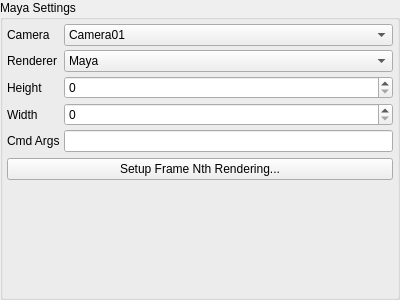
<?xml version="1.0" encoding="UTF-8"?>
<ui version="4.0">
 <class>JobMayaSettingsWidgetUI</class>
 <widget class="QGroupBox" name="JobMayaSettingsWidgetUI">
  <property name="geometry">
   <rect>
    <x>0</x>
    <y>0</y>
    <width>400</width>
    <height>300</height>
   </rect>
  </property>
  <property name="windowTitle">
   <string>GroupBox</string>
  </property>
  <property name="title">
   <string>Maya Settings</string>
  </property>
  <layout class="QVBoxLayout" name="mVerticalLayout">
   <property name="margin">
    <number>4</number>
   </property>
   <item>
    <layout class="QGridLayout">
     <property name="margin">
      <number>0</number>
     </property>
     <property name="spacing">
      <number>4</number>
     </property>
     <item row="1" column="0">
      <widget class="QLabel" name="label">
       <property name="text">
        <string>Renderer</string>
       </property>
      </widget>
     </item>
     <item row="1" column="1">
      <widget class="QComboBox" name="RendererCombo">
       <item>
        <property name="text">
         <string>Maya</string>
        </property>
       </item>
       <item>
        <property name="text">
         <string>MentalRay</string>
        </property>
       </item>
       <item>
        <property name="text">
         <string>Renderman</string>
        </property>
       </item>
      </widget>
     </item>
     <item row="3" column="0">
      <widget class="QLabel" name="textLabel9">
       <property name="text">
        <string>Width</string>
       </property>
      </widget>
     </item>
     <item row="2" column="0">
      <widget class="QLabel" name="textLabel8">
       <property name="text">
        <string>Height</string>
       </property>
      </widget>
     </item>
     <item row="2" column="1">
      <widget class="FieldSpinBox" name="mHeightSpin">
       <property name="maximum">
        <number>1000000</number>
       </property>
       <property name="field" stdset="0">
        <string>height</string>
       </property>
      </widget>
     </item>
     <item row="0" column="0">
      <widget class="QLabel" name="textLabel7">
       <property name="text">
        <string>Camera</string>
       </property>
      </widget>
     </item>
     <item row="3" column="1">
      <widget class="FieldSpinBox" name="mWidthSpin">
       <property name="maximum">
        <number>1000000</number>
       </property>
       <property name="field" stdset="0">
        <string>width</string>
       </property>
      </widget>
     </item>
     <item row="0" column="1">
      <widget class="QComboBox" name="CameraCombo">
       <property name="enabled">
        <bool>true</bool>
       </property>
       <property name="sizePolicy">
        <sizepolicy hsizetype="Preferred" vsizetype="Fixed">
         <horstretch>0</horstretch>
         <verstretch>0</verstretch>
        </sizepolicy>
       </property>
       <property name="minimumSize">
        <size>
         <width>160</width>
         <height>0</height>
        </size>
       </property>
       <item>
        <property name="text">
         <string>Camera01</string>
        </property>
       </item>
      </widget>
     </item>
     <item row="4" column="0">
      <widget class="QLabel" name="label_2">
       <property name="text">
        <string>Cmd Args</string>
       </property>
      </widget>
     </item>
     <item row="4" column="1">
      <widget class="FieldLineEdit" name="mAppendEdit">
       <property name="field" stdset="0">
        <string>append</string>
       </property>
      </widget>
     </item>
    </layout>
   </item>
   <item>
    <widget class="QPushButton" name="mSetupFrameNthButton">
     <property name="text">
      <string>Setup Frame Nth Rendering...</string>
     </property>
    </widget>
   </item>
   <item>
    <spacer name="spacer">
     <property name="orientation">
      <enum>Qt::Vertical</enum>
     </property>
     <property name="sizeType">
      <enum>QSizePolicy::Expanding</enum>
     </property>
     <property name="sizeHint" stdset="0">
      <size>
       <width>20</width>
       <height>90</height>
      </size>
     </property>
    </spacer>
   </item>
  </layout>
 </widget>
 <customwidgets>
  <customwidget>
   <class>FieldLineEdit</class>
   <extends>QLineEdit</extends>
   <header>fieldlineedit.h</header>
  </customwidget>
  <customwidget>
   <class>FieldSpinBox</class>
   <extends>QSpinBox</extends>
   <header>fieldspinbox.h</header>
  </customwidget>
 </customwidgets>
 <resources/>
 <connections/>
</ui>
